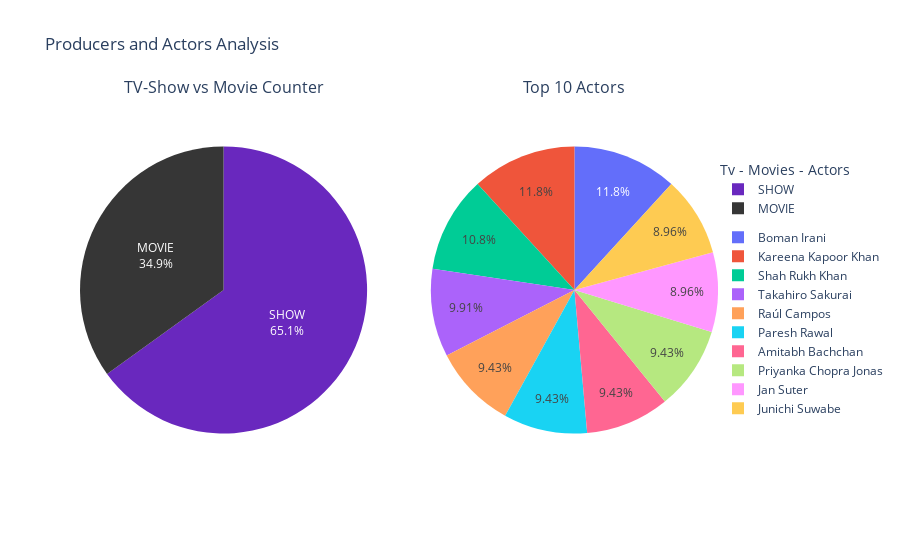

Here is the notebook cell this chart was saved with:
### Markdown cell above
<b>TV-Show vs Movie Counter and Top 10 Actors - Producers and Actors Analysis</b>

<p>Objective: Understand the proportion between Tv-Show and Movie productions and what actors most appears in the dataset</p>

### Code cell
#Pies Charts

import plotly.graph_objects as go
from plotly.subplots import make_subplots

df_actor = df_credits.groupby('name')['id'].count().sort_values(ascending=False).head(10)
label = df_actor.index
value = df_actor.values
values = df_titles.groupby('type')['title'].count().values


fig = make_subplots(
    rows=1, cols=2,
    specs=[[{'type':'domain'}, {'type':'domain'}]],
    subplot_titles=['TV-Show vs Movie Counter', 'Top 10 Actors'])


fig.add_trace(go.Pie(
    labels=df_titles['type'],
    values=values,
    name="Production Type", 
    textinfo='label+percent',
    legendgroup='group1', 
    marker_colors = ["#6928BE",'#363636']
), 1, 1)

fig.add_trace(go.Pie(
    labels=label,
    values=value,
    name="Actors",
    legendgroup='group2'
), 1, 2)


fig.update_layout(
    title_text="Producers and Actors Analysis",
    showlegend=True,
    legend=dict(
        x=1,
        y=0.5,
        traceorder='grouped',
        title_text='Tv - Movies - Actors'
    )
)

fig.show()

### Figure 1 — Plotly figure (JSON) as saved in the notebook; plotly's stock layout.template omitted (floating-point values rounded to 4 significant figures; data arrays with more than 128 entries replaced by an {"elided": "..."} marker saying what was removed)
{"data": [{"domain": {"x": [0, 0.45], "y": [0, 1]}, "labels": {"elided": "17818 str values"}, "legendgroup": "group1", "marker": {"colors": ["#6928BE", "#363636"]}, "name": "Production Type", "textinfo": "label+percent", "type": "pie", "values": [11593, 6224]}, {"domain": {"x": [0.55, 1], "y": [0, 1]}, "labels": ["Boman Irani", "Kareena Kapoor Khan", "Shah Rukh Khan", "Takahiro Sakurai", "Raúl Campos", "Paresh Rawal", "Amitabh Bachchan", "Priyanka Chopra Jonas", "Jan Suter", "Junichi Suwabe"], "legendgroup": "group2", "name": "Actors", "type": "pie", "values": [25, 25, 23, 21, 20, 20, 20, 20, 19, 19]}], "layout": {"annotations": [{"font": {"size": 16}, "showarrow": false, "text": "TV-Show vs Movie Counter", "x": 0.225, "xanchor": "center", "xref": "paper", "y": 1, "yanchor": "bottom", "yref": "paper"}, {"font": {"size": 16}, "showarrow": false, "text": "Top 10 Actors", "x": 0.775, "xanchor": "center", "xref": "paper", "y": 1, "yanchor": "bottom", "yref": "paper"}], "legend": {"title": {"text": "Tv - Movies - Actors"}, "traceorder": "grouped", "x": 1, "y": 0.5}, "showlegend": true, "title": {"text": "Producers and Actors Analysis"}}}
